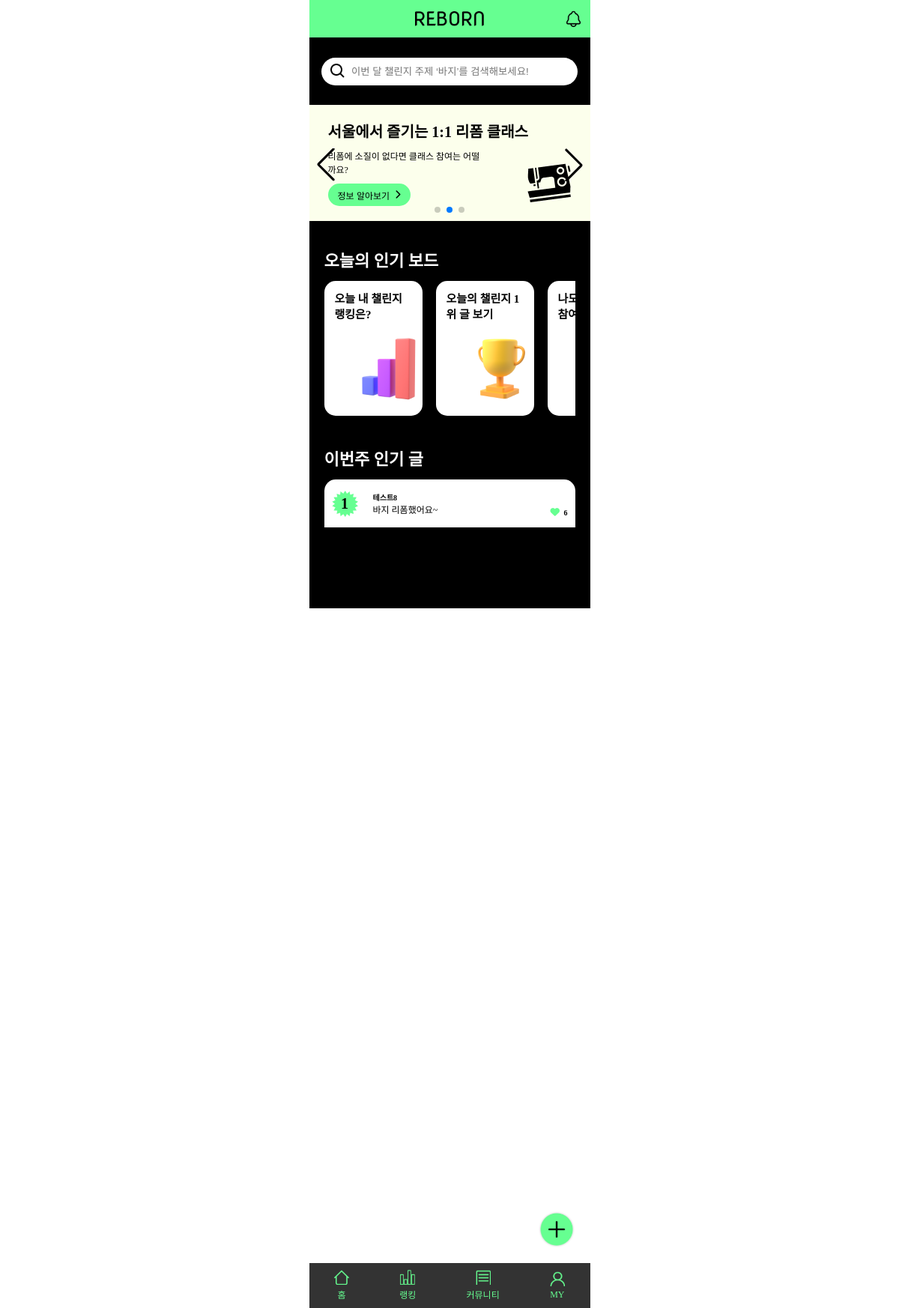
The page / on the database its author committed.
### mainApp/models.py (models this page shows, shortened)
class Post(models.Model):
    title = models.CharField(max_length=50) # 글의 제목, 최대 길이는 50
    content = models.TextField() # 글의 본문
    created_at = models.DateTimeField(auto_now_add=True) # 생성일자
    author = models.ForeignKey(to = User, on_delete = models.CASCADE, related_name = "posts")
    category = models.ManyToManyField(to = Category, through = "PostCategory", related_name = "posts")
    like = models.ManyToManyField(to = User, through = "Like", related_name="liked_posts")
    image = models.ImageField(upload_to = upload_filepath, blank = True) # 이미지 업로드
    file = models.FileField(upload_to = upload_filepath, blank = True ) # 파일 업로드

### accountApp/models.py (models this page shows, shortened)
class User(AbstractBaseUser):
    email = models.EmailField(
        verbose_name='email',
        max_length=255,
        unique=True,
    )
    nickname = models.CharField(max_length=20)
    image = models.ImageField()
    is_active = models.BooleanField(default=True)
    is_admin = models.BooleanField(default=False)
    objects = UserManager()
    USERNAME_FIELD = 'email'
    REQUIRED_FIELDS = ['image', 'nickname']

### mainApp/views.py (the view)
# urls.py: path('', main, name='main'),
def main(request):
    users = User.objects.all()
    today = date.today()
    start_of_week = today - timedelta(days=today.weekday())
    weekly_posts = Post.objects.filter(created_at__date__gte=start_of_week) \
                .annotate(like_count=models.Count('like')) \
                .order_by('-like_count', '-id')[:3]
    today_posts = Post.objects.filter(created_at__date=today) \
                .annotate(like_count=models.Count('like')) \
                .order_by('-like_count', '-id')
    day_most_liked_post = today_posts.first()
    if  today_posts.filter(author=request.user.id):
        user_post = today_posts.filter(author=request.user.id).first()
    else :
        user_post = 0
    user_post_rank = list(today_posts).index(user_post) + 1 if user_post else 0
    query = request.GET.get('query', '')
    if query:
        posts = posts.filter(Q(title__icontains=query) | Q(content__icontains=query))
    return render(request, "mainApp/main.html", {'object_list': users, 'day_most_liked_post':day_most_liked_post,
                                                'weekly_posts':weekly_posts, 'user_post_rank':user_post_rank, 'query': query})

### mainApp/templates/mainApp/main.html (shortened to what this page needs)
<!DOCTYPE html>
{% load static %}
<html lang="en">
<head>
    <link rel="stylesheet" href="{% static 'css/hyunh.css' %}">
    <link rel="stylesheet" href="https://cdnjs.cloudflare.com/ajax/libs/font-awesome/6.0.0-beta3/css/all.min.css">
    <link rel="stylesheet" href="https://unpkg.com/swiper/swiper-bundle.min.css">
</head>
<body>
    <header class="community_header">
        <div class="community_header_left"></div>
        <a class="community_header_logo"><img src="../../../media/REBORN.png" alt="REBORN"></a>
        <a href="{% url 'mainApp:notice' %}" class="community_header_notice"><img src="../../../media/noticeBell.png" alt="알림"></a>
    </header>
    <main class="community_main">
        <form method="get" action="{% url 'mainApp:challengeList' %}" class="mainpg_main_search">
            <input type="text" id="query" name="query" value="{{ request.GET.query }}"
                class="community_main_search_input" placeholder="이번 달 챌린지 주제 ‘바지’를 검색해보세요!">
        </form>
        <div class="community_main_scroll">
            <section class="swiper-container">
                <div class="swiper-wrapper">
                    <div class="swiper-slide">
                        <img src="../../../media/mainBanner2.png" alt="배너2">
                        <div class="swiper-content">
                            <p class="swiper-content-title">서울에서 즐기는 1:1 리폼 클래스</p>
                            <p class="swiper-content-text">리폼에 소질이 없다면 클래스 참여는 어떨까요?</p>
                            <button class="swiper-content-btn">정보 알아보기 <i
                                    class="fa-solid fa-chevron-right"></i></button>
                        </div>
                    </div>
                </div>
                <div class="swiper-button-next"></div>
                <div class="swiper-button-prev"></div>
                <div class="swiper-pagination"></div>
            </section>
            <section class="mainpg_main_today">
                <div class="mainpg_main_today_title">오늘의 인기 보드</div>
                <div class="mainpg_main_today_content">
                    <div class="mainpg_main_today_item">
                        <p>오늘 내 챌린지 랭킹은?</p>
                        <img src="../../../media/today1.png" alt="랭킹">
                    </div>
                    <div class="mainpg_main_today_item">
                        <a href="{% url 'mainApp:challengeList' %}">
                            <p>오늘의 챌린지 1위 글 보기</p>
                            <img src="../../../media/today2.png" alt="랭킹">
                        </a>
                    </div>
                    <div class="mainpg_main_today_item">
                        <a href="{% url 'mainApp:create' %}">
                            <p>나도 챌린지에 참여하기</p>
                        </a>
                    </div>
                </div>
            </section>
            <section class="mainpg_main_today_post">
                <div class="mainpg_main_today_title">이번주 인기 글</div>
                <div class="mainpg_main_today_post_item">
                    {% if weekly_posts %}
                    {% for post in weekly_posts %}
                    <div class="mainpg_main_today_post_content">
                        <div class="mainpg_main_today_post_content_i">
                            <div class="post-rank">
                                <span class="rank">{{ forloop.counter }}</span>
                            </div>
                            <div class="post-container">
                                <div class="post-details">
                                    <p class="post-details-nickname"> {{ post.author.nickname }} </p>
                                    <p class="post-details-posttitle"><a href="{% url 'mainApp:detail' post.id %}">
                                            {{ post.title }}</a></p>
                                </div>
                            </div>
                        </div>
                        <div class="post-heart"><i class="fas fa-heart fa-lg"></i>{{ post.like.count }} </div>
                    </div>
                    {% endfor %}
                    {% endif %}
                </div>
            </section>
        </div>
        <div class="mainpg_create_post">
            <div class="mainpg_create_post">
                <img src="../../../media/postToggleBtn.png" alt="더보기 버튼" id="post_toggleButton">
            </div>
        </div>
    </main>
    <footer class="community_footer">
        <div class="community_footer_home">
            <a href="{% url 'mainApp:main' %}">
                <img src="../../../media/Home.png" alt="홈" width="20px" height="20px">
            </a>
            <p>홈</p>
        </div>
        <div class="community_footer_rank">
            <a href="{% url 'mainApp:ranking' %}">
                <img src="../../../media/Rank.png" alt="랭킹" width="20px" height="20px">
            </a>
            <p>랭킹</p>
        </div>
        <div class="community_footer_community">
            <a href="{% url 'mainApp:tipList' %}">
                <img src="../../../media/Community.png" alt="커뮤니티" width="20px" height="20px">
            </a>
            <p>커뮤니티</p>
        </div>
        <div class="community_footer_my">
            {% if not user.is_authenticated %}
            <a href="{% url 'accountApp:login' %}">
                <img src="../../../media/My.png" alt="마이" width="20px" height="20px">
            </a>
            {% else %}
            <a href="{% url 'accountApp:detail' pk=user.pk %}">
                <img src="../../../media/My.png" alt="마이" width="20px" height="20px">
            </a>
            {% endif %}
            <p>MY</p>
        </div>
    </footer>
</body>
</html>

### static/css/hyunh.css (style rules this page uses)
body { width: 375px; height: 812px; margin: 0 auto; font-family: "Noto Sans KR"; font-style: normal; }
p { margin: 0; }
a { text-decoration: none; color: inherit; }
.community_header { display: flex; justify-content: space-between; align-items: center; background-color: #66FF91; padding: 0 10px; height: 50px; }
.community_header_left { width: 25px; height: 26px; }
.community_header_logo { height: 20px; }
.community_header_logo img { height: 20px; }
.community_header_notice { width: 25px; height: 26px; }
.community_header_notice img { width: 25px; height: 26px; }
.community_main { background-color: #000; height: 762px; }
.community_main_search_input { width: 300px; height: 35px; border-radius: 40px; border: none; padding-left: 40px; background: url('../../../media/searchBlack.png') no-repeat left center; background-size: 24px; background-position: 10px center; background-color: #fff; }
.community_main_scroll { height: 74%; overflow-y: auto; }
.community_footer { position: fixed; bottom: 0; background-color: rgb(0, 0, 0, 0.8); width: 375px; height: 60px; display: flex; justify-content: space-around; align-items: center; }
.community_footer_home, .community_footer_rank, .community_footer_community, .community_footer_my { display: grid; justify-items: center; color: #66FF91; font-size: 12px; }
.mainpg_main_search { height: 70px; display: flex; justify-content: center; align-items: center; padding-top: 10px; padding-bottom: 10px; }
.swiper-button-next, .swiper-button-prev { color: #000 !important; }
.swiper-button-next { right: 0 !important; }
.swiper-button-prev { left: 0 !important; }
.swiper-button-next::after, .swiper-button-prev::after { font-size: 20px !important; }
.swiper-pagination { height: 20px !important; position: relative !important; bottom: 30px !important; }
.swiper-content { position: absolute; top: 20px; left: 25px; }
.swiper-content p { margin-bottom: 10px; }
.swiper-content-title { font-size: 20px; font-weight: bold; }
.swiper-content-text { font-size: 12px; width: 210px; }
.swiper-content-btn { width: 110px; height: 30px; border-radius: 50px; background: #66FF91; display: flex; justify-content: space-evenly; align-items: center; border: none; font-size: 12px; }
.swiper-container { width: 100%; height: 160px; overflow-x: hidden; position: relative; overflow-y: hidden; }
.mainpg_main_today { padding: 30px 20px 20px 20px; }
.mainpg_main_today_title { font-size: 22px; font-weight: bold; color: #fff; margin-bottom: 13px; }
.mainpg_main_today_content { display: flex; overflow-x: auto; }
.mainpg_main_today_item { background-color: #fff; width: 140px; height: 180px; border-radius: 15px; }
.mainpg_main_today_item:not(:last-child) { margin-right: 18px; }
.mainpg_main_today_item p { width: 98px; padding-top: 12px; padding-left: 14px; font-size: 15px; font-weight: bold; }
.mainpg_main_today_item img { width: 90px; height: 90px; margin-left: 41px; margin-top: 20px; }
.mainpg_main_today_post { height: 230px; padding: 20px; }
.mainpg_main_today_post_item { width: 315px; background-color: #fff; border-radius: 15px; padding: 5px 10px 15px 10px; }
.mainpg_main_today_post_content { display: flex; width: 100%; justify-content: space-between; padding-top: 10px; }
.mainpg_main_today_post_content:not(:last-child) { padding-bottom: 15px; border-bottom: 0.25px solid #000; }
.post-rank { width: 35px; height: 35px; display: flex; align-items: center; justify-content: center; background: url('../../media/rank_num.png') no-repeat; background-size: 35px; background-position: center; font-weight: bold; font-size: 20px; }
.post-heart { display: flex; align-items: end; justify-content: flex-end; font-weight: bold; font-size: 10px; width: 50px; }
.post-heart i { display: block; color: #66FF91; padding: 0 4px; width: 14px; height: 6px; }
.post-details { padding-left: 10px; }
.post-details-nickname { font-size: 10px; font-weight: bold; }
.post-details-posttitle { font-size: 12px; font-weight: 500; }
.mainpg_main_today_post_content_i { display: flex; align-items: center; }
.post-container { display: flex; align-items: center; padding-left: 10px; }
.mainpg_create_post { width: 375px; height: 50px; position: fixed; bottom: 80px; display: flex; justify-content: flex-end; }
.mainpg_create_post img { width: 50px; height: 50px; padding-right: 20px; cursor: pointer; }
#post_toggleButton { transition: transform 0.3s ease-out; }

### rows shown on the page
Post: author.nickname "테스트8", title "바지 리폼했어요~", like.count "6"
